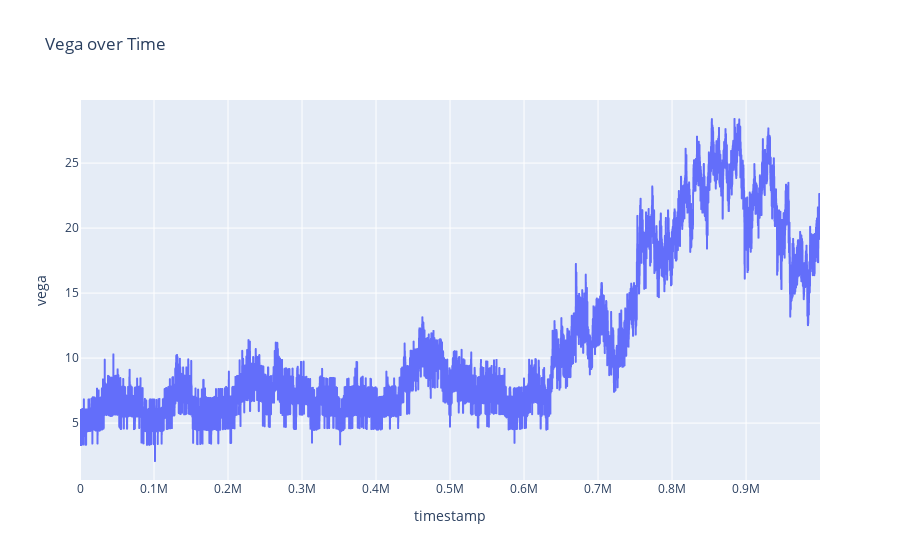

Source (notebook cell):
### Code cell
fig = px.line(df_coconut_call, x='timestamp', y='vega', title='Vega over Time')
fig.show()

### Figure 1 — Plotly figure (JSON) as saved in the notebook; plotly's stock layout.template omitted (floating-point values rounded to 4 significant figures; data arrays with more than 128 entries replaced by an {"elided": "..."} marker saying what was removed)
{"data": [{"hovertemplate": "timestamp=%{x}<br>vega=%{y}<extra></extra>", "legendgroup": "", "line": {"color": "#636efa", "dash": "solid"}, "marker": {"symbol": "circle"}, "mode": "lines", "name": "", "showlegend": false, "type": "scattergl", "x": {"elided": "10000 int values"}, "xaxis": "x", "y": {"elided": "10000 float values"}, "yaxis": "y"}], "layout": {"legend": {"tracegroupgap": 0}, "title": {"text": "Vega over Time"}, "xaxis": {"anchor": "y", "domain": [0, 1], "title": {"text": "timestamp"}}, "yaxis": {"anchor": "x", "domain": [0, 1], "title": {"text": "vega"}}}}
